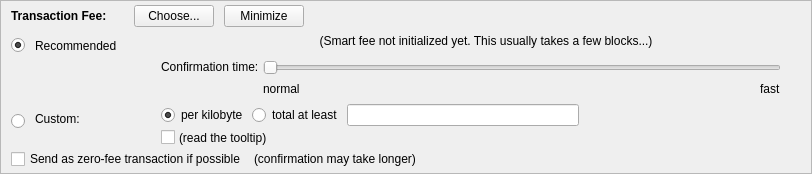
    <widget class="QFrame" name="frameFee">
     <property name="sizePolicy">
      <sizepolicy hsizetype="Expanding" vsizetype="Expanding">
       <horstretch>0</horstretch>
       <verstretch>0</verstretch>
      </sizepolicy>
     </property>
     <property name="maximumSize">
      <size>
       <width>16777215</width>
       <height>16777215</height>
      </size>
     </property>
     <property name="frameShape">
      <enum>QFrame::StyledPanel</enum>
     </property>
     <property name="frameShadow">
      <enum>QFrame::Sunken</enum>
     </property>
     <layout class="QVBoxLayout" name="verticalLayoutFee1">
      <property name="spacing">
       <number>0</number>
      </property>
      <property name="leftMargin">
       <number>0</number>
      </property>
      <property name="topMargin">
       <number>0</number>
      </property>
      <property name="rightMargin">
       <number>0</number>
      </property>
      <property name="bottomMargin">
       <number>0</number>
      </property>
      <item>
       <layout class="QVBoxLayout" name="verticalLayoutFee2" stretch="0,0,0">
        <property name="spacing">
         <number>0</number>
        </property>
        <property name="leftMargin">
         <number>10</number>
        </property>
        <property name="topMargin">
         <number>0</number>
        </property>
        <item>
         <layout class="QHBoxLayout" name="horizontalLayoutFee1">
          <property name="bottomMargin">
           <number>0</number>
          </property>
          <item>
           <layout class="QVBoxLayout" name="verticalLayoutFee7">
            <property name="spacing">
             <number>0</number>
            </property>
            <item>
             <spacer name="verticalSpacerSmartFee">
              <property name="orientation">
               <enum>Qt::Vertical</enum>
              </property>
              <property name="sizeType">
               <enum>QSizePolicy::Fixed</enum>
              </property>
              <property name="sizeHint" stdset="0">
               <size>
                <width>1</width>
                <height>4</height>
               </size>
              </property>
             </spacer>
            </item>
            <item>
             <layout class="QHBoxLayout" name="horizontalLayoutSmartFee">
              <property name="spacing">
               <number>10</number>
              </property>
              <item>
               <widget class="QLabel" name="labelFeeHeadline">
                <property name="sizePolicy">
                 <sizepolicy hsizetype="Preferred" vsizetype="Maximum">
                  <horstretch>0</horstretch>
                  <verstretch>0</verstretch>
                 </sizepolicy>
                </property>
                <property name="font">
                 <font>
                  <weight>75</weight>
                  <bold>true</bold>
                 </font>
                </property>
                <property name="styleSheet">
                 <string notr="true">font-weight:bold;</string>
                </property>
                <property name="text">
                 <string>Transaction Fee:</string>
                </property>
               </widget>
              </item>
              <item>
               <widget class="QLabel" name="labelFeeMinimized">
                <property name="text">
                 <string/>
                </property>
               </widget>
              </item>
              <item>
               <widget class="QPushButton" name="buttonChooseFee">
                <property name="text">
                 <string>Choose...</string>
                </property>
               </widget>
              </item>
              <item>
               <widget class="QPushButton" name="buttonMinimizeFee">
                <property name="toolTip">
                 <string>collapse fee-settings</string>
                </property>
                <property name="text">
                 <string>Minimize</string>
                </property>
               </widget>
              </item>
             </layout>
            </item>
            <item>
             <spacer name="verticalSpacer_5">
              <property name="orientation">
               <enum>Qt::Vertical</enum>
              </property>
              <property name="sizeHint" stdset="0">
               <size>
                <width>1</width>
                <height>1</height>
               </size>
              </property>
             </spacer>
            </item>
           </layout>
          </item>
          <item>
           <spacer name="horizontalSpacer_4">
            <property name="orientation">
             <enum>Qt::Horizontal</enum>
            </property>
            <property name="sizeHint" stdset="0">
             <size>
              <width>40</width>
              <height>20</height>
             </size>
            </property>
           </spacer>
          </item>
         </layout>
        </item>
        <item>
         <widget class="QFrame" name="frameFeeSelection">
          <layout class="QVBoxLayout" name="verticalLayoutFee12">
           <property name="spacing">
            <number>0</number>
           </property>
           <property name="leftMargin">
            <number>0</number>
           </property>
           <property name="topMargin">
            <number>0</number>
           </property>
           <property name="rightMargin">
            <number>0</number>
           </property>
           <property name="bottomMargin">
            <number>0</number>
           </property>
           <item>
            <layout class="QGridLayout" name="gridLayoutFee">
             <property name="topMargin">
              <number>6</number>
             </property>
             <property name="bottomMargin">
              <number>4</number>
             </property>
             <property name="horizontalSpacing">
              <number>10</number>
             </property>
             <property name="verticalSpacing">
              <number>4</number>
             </property>
             <item row="2" column="4">
              <layout class="QVBoxLayout" name="verticalLayoutFee8">
               <property name="spacing">
                <number>4</number>
               </property>
               <item>
                <layout class="QHBoxLayout" name="horizontalLayoutFee13">
                 <item>
                  <widget class="QRadioButton" name="radioCustomPerKilobyte">
                   <property name="toolTip">
                    <string>If the custom fee is set to 1000 uOXIDs and the transaction is only 250 bytes, then &quot;per kilobyte&quot; only pays 250 uOXIDs in fee,&lt;br /&gt;while &quot;at least&quot; pays 1000 uOXIDs. For transactions bigger than a kilobyte both pay by kilobyte.</string>
                   </property>
                   <property name="text">
                    <string>per kilobyte</string>
                   </property>
                   <property name="checked">
                    <bool>true</bool>
                   </property>
                   <attribute name="buttonGroup">
                    <string notr="true">groupCustomFee</string>
                   </attribute>
                  </widget>
                 </item>
                 <item>
                  <widget class="QRadioButton" name="radioCustomAtLeast">
                   <property name="toolTip">
                    <string>If the custom fee is set to 1000 uOXIDs and the transaction is only 250 bytes, then &quot;per kilobyte&quot; only pays 250 uOXIDs in fee,&lt;br /&gt;while &quot;total at least&quot; pays 1000 uOXIDs. For transactions bigger than a kilobyte both pay by kilobyte.</string>
                   </property>
                   <property name="text">
                    <string>total at least</string>
                   </property>
                   <attribute name="buttonGroup">
                    <string notr="true">groupCustomFee</string>
                   </attribute>
                  </widget>
                 </item>
                 <item>
                  <widget class="BitcoinAmountField" name="customFee"/>
                 </item>
                 <item>
                  <spacer name="horizontalSpacer_6">
                   <property name="orientation">
                    <enum>Qt::Horizontal</enum>
                   </property>
                   <property name="sizeHint" stdset="0">
                    <size>
                     <width>1</width>
                     <height>1</height>
                    </size>
                   </property>
                  </spacer>
                 </item>
                </layout>
               </item>
               <item>
                <layout class="QHBoxLayout" name="horizontalLayoutFee8">
                 <item>
                  <widget class="QCheckBox" name="checkBoxMinimumFee">
                   <property name="toolTip">
                    <string>Paying only the minimum fee is just fine as long as there is less transaction volume than space in the blocks.&lt;br /&gt;But be aware that this can end up in a never confirming transaction once there is more demand for Oxid transactions than the network can process.</string>
                   </property>
                   <property name="text">
                    <string/>
                   </property>
                  </widget>
                 </item>
                 <item>
                  <widget class="QLabel" name="labelMinFeeWarning">
                   <property name="enabled">
                    <bool>true</bool>
                   </property>
                   <property name="toolTip">
                    <string>Paying only the minimum fee is just fine as long as there is less transaction volume than space in the blocks.&lt;br /&gt;But be aware that this can end up in a never confirming transaction once there is more demand for Oxid transactions than the network can process.</string>
                   </property>
                   <property name="text">
                    <string>(read the tooltip)</string>
                   </property>
                   <property name="margin">
                    <number>5</number>
                   </property>
                  </widget>
                 </item>
                 <item>
                  <spacer name="horizontalSpacer_2">
                   <property name="orientation">
                    <enum>Qt::Horizontal</enum>
                   </property>
                   <property name="sizeHint" stdset="0">
                    <size>
                     <width>1</width>
                     <height>1</height>
                    </size>
                   </property>
                  </spacer>
                 </item>
                </layout>
               </item>
              </layout>
             </item>
             <item row="1" column="0">
              <layout class="QVBoxLayout" name="verticalLayoutFee4" stretch="1">
               <item>
                <spacer name="verticalSpacer_2">
                 <property name="orientation">
                  <enum>Qt::Vertical</enum>
                 </property>
                 <property name="sizeHint" stdset="0">
                  <size>
                   <width>1</width>
                   <height>1</height>
                  </size>
                 </property>
                </spacer>
               </item>
              </layout>
             </item>
             <item row="2" column="0">
              <layout class="QVBoxLayout" name="verticalLayoutFee9" stretch="0,1">
               <property name="spacing">
                <number>6</number>
               </property>
               <property name="topMargin">
                <number>10</number>
               </property>
               <item>
                <widget class="QRadioButton" name="radioCustomFee">
                 <property name="text">
                  <string/>
                 </property>
                 <attribute name="buttonGroup">
                  <string notr="true">groupFee</string>
                 </attribute>
                </widget>
               </item>
               <item>
                <spacer name="verticalSpacer_6">
                 <property name="orientation">
                  <enum>Qt::Vertical</enum>
                 </property>
                 <property name="sizeHint" stdset="0">
                  <size>
                   <width>1</width>
                   <height>1</height>
                  </size>
                 </property>
                </spacer>
               </item>
              </layout>
             </item>
             <item row="1" column="4">
              <layout class="QVBoxLayout" name="verticalLayoutFee3" stretch="0,0,1">
               <property name="spacing">
                <number>4</number>
               </property>
               <property name="topMargin">
                <number>2</number>
               </property>
               <item>
                <layout class="QHBoxLayout" name="horizontalLayoutFee12">
                 <item>
                  <spacer name="horizontalSpacer_5">
                   <property name="orientation">
                    <enum>Qt::Horizontal</enum>
                   </property>
                   <property name="sizeHint" stdset="0">
                    <size>
                     <width>1</width>
                     <height>1</height>
                    </size>
                   </property>
                  </spacer>
                 </item>
                </layout>
               </item>
               <item>
                <layout class="QHBoxLayout" name="horizontalLayoutFee9">
                 <item>
                  <layout class="QVBoxLayout" name="verticalLayoutFee6">
                   <item>
                    <widget class="QLabel" name="labelSmartFee3">
                     <property name="text">
                      <string>Confirmation time:</string>
                     </property>
                     <property name="margin">
                      <number>2</number>
                     </property>
                    </widget>
                   </item>
                   <item>
                    <spacer name="verticalSpacer_3">
                     <property name="orientation">
                      <enum>Qt::Vertical</enum>
                     </property>
                     <property name="sizeHint" stdset="0">
                      <size>
                       <width>1</width>
                       <height>1</height>
                      </size>
                     </property>
                    </spacer>
                   </item>
                  </layout>
                 </item>
                 <item>
                  <layout class="QVBoxLayout" name="verticalLayoutFee5">
                   <property name="rightMargin">
                    <number>30</number>
                   </property>
                   <item>
                    <widget class="QSlider" name="sliderSmartFee">
                     <property name="minimum">
                      <number>0</number>
                     </property>
                     <property name="maximum">
                      <number>24</number>
                     </property>
                     <property name="pageStep">
                      <number>1</number>
                     </property>
                     <property name="value">
                      <number>0</number>
                     </property>
                     <property name="orientation">
                      <enum>Qt::Horizontal</enum>
                     </property>
                     <property name="invertedAppearance">
                      <bool>false</bool>
                     </property>
                     <property name="invertedControls">
                      <bool>false</bool>
                     </property>
                     <property name="tickPosition">
                      <enum>QSlider::NoTicks</enum>
                     </property>
                    </widget>
                   </item>
                   <item>
                    <layout class="QHBoxLayout" name="horizontalLayoutFee10">
                     <item>
                      <widget class="QLabel" name="labelSmartFeeNormal">
                       <property name="text">
                        <string>normal</string>
                       </property>
                      </widget>
                     </item>
                     <item>
                      <spacer name="horizontalSpacer_3">
                       <property name="orientation">
                        <enum>Qt::Horizontal</enum>
                       </property>
                       <property name="sizeHint" stdset="0">
                        <size>
                         <width>40</width>
                         <height>20</height>
                        </size>
                       </property>
                      </spacer>
                     </item>
                     <item>
                      <widget class="QLabel" name="labelSmartFeeFast">
                       <property name="text">
                        <string>fast</string>
                       </property>
                      </widget>
                     </item>
                    </layout>
                   </item>
                  </layout>
                 </item>
                </layout>
               </item>
               <item>
                <spacer name="verticalSpacer_4">
                 <property name="orientation">
                  <enum>Qt::Vertical</enum>
                 </property>
                 <property name="sizeHint" stdset="0">
                  <size>
                   <width>1</width>
                   <height>1</height>
                  </size>
                 </property>
                </spacer>
               </item>
              </layout>
             </item>
             <item row="0" column="2">
              <widget class="QLabel" name="labelSmartFee">
               <property name="text">
                <string/>
               </property>
               <property name="margin">
                <number>2</number>
               </property>
              </widget>
             </item>
             <item row="0" column="3">
              <widget class="QLabel" name="labelFeeEstimation">
               <property name="text">
                <string/>
               </property>
              </widget>
             </item>
             <item row="0" column="4">
              <widget class="QLabel" name="labelSmartFee2">
               <property name="text">
                <string>(Smart fee not initialized yet. This usually takes a few blocks...)</string>
               </property>
               <property name="alignment">
                <set>Qt::AlignHCenter</set>
               </property>
               <property name="wordWrap">
                <bool>true</bool>
               </property>
               <property name="margin">
                <number>2</number>
               </property>
              </widget>
             </item>
             <item row="2" column="1">
              <layout class="QVBoxLayout" name="verticalLayout_3">
               <property name="topMargin">
                <number>8</number>
               </property>
               <item>
                <widget class="QLabel" name="labelCustomFee">
                 <property name="text">
                  <string>Custom:</string>
                 </property>
                 <property name="scaledContents">
                  <bool>false</bool>
                 </property>
                 <property name="alignment">
                  <set>Qt::AlignLeading|Qt::AlignLeft|Qt::AlignTop</set>
                 </property>
                 <property name="margin">
                  <number>0</number>
                 </property>
                </widget>
               </item>
              </layout>
             </item>
             <item row="0" column="1">
              <layout class="QVBoxLayout" name="verticalLayout_4">
               <property name="spacing">
                <number>6</number>
               </property>
               <property name="topMargin">
                <number>4</number>
               </property>
               <item>
                <widget class="QLabel" name="labelSmartFee_2">
                 <property name="text">
                  <string>Recommended</string>
                 </property>
                 <property name="margin">
                  <number>0</number>
                 </property>
                </widget>
               </item>
              </layout>
             </item>
             <item row="0" column="0">
              <layout class="QVBoxLayout" name="verticalLayout_5">
               <property name="topMargin">
                <number>4</number>
               </property>
               <property name="bottomMargin">
                <number>0</number>
               </property>
               <item>
                <widget class="QRadioButton" name="radioSmartFee">
                 <property name="text">
                  <string/>
                 </property>
                 <property name="checked">
                  <bool>true</bool>
                 </property>
                 <attribute name="buttonGroup">
                  <string notr="true">groupFee</string>
                 </attribute>
                </widget>
               </item>
              </layout>
             </item>
            </layout>
           </item>
           <item>
            <layout class="QHBoxLayout" name="horizontalLayoutFee5" stretch="0,0,0">
             <property name="spacing">
              <number>8</number>
             </property>
             <property name="bottomMargin">
              <number>2</number>
             </property>
             <item>
              <widget class="QCheckBox" name="checkBoxFreeTx">
               <property name="text">
                <string>Send as zero-fee transaction if possible</string>
               </property>
              </widget>
             </item>
             <item>
              <widget class="QLabel" name="labelFreeTx">
               <property name="text">
                <string>(confirmation may take longer)</string>
               </property>
               <property name="margin">
                <number>5</number>
               </property>
              </widget>
             </item>
             <item>
              <spacer name="horizontalSpacerFee5">
               <property name="orientation">
                <enum>Qt::Horizontal</enum>
               </property>
               <property name="sizeHint" stdset="0">
                <size>
                 <width>1</width>
                 <height>1</height>
                </size>
               </property>
              </spacer>
             </item>
            </layout>
           </item>
           <item>
            <spacer name="verticalSpacerFee2">
             <property name="orientation">
              <enum>Qt::Vertical</enum>
             </property>
             <property name="sizeHint" stdset="0">
              <size>
               <width>1</width>
               <height>1</height>
              </size>
             </property>
            </spacer>
           </item>
          </layout>
         </widget>
        </item>
        <item>
         <spacer name="verticalSpacerFee">
          <property name="orientation">
           <enum>Qt::Vertical</enum>
          </property>
          <property name="sizeHint" stdset="0">
           <size>
            <width>800</width>
            <height>1</height>
           </size>
          </property>
         </spacer>
        </item>
       </layout>
      </item>
     </layout>
    </widget>
